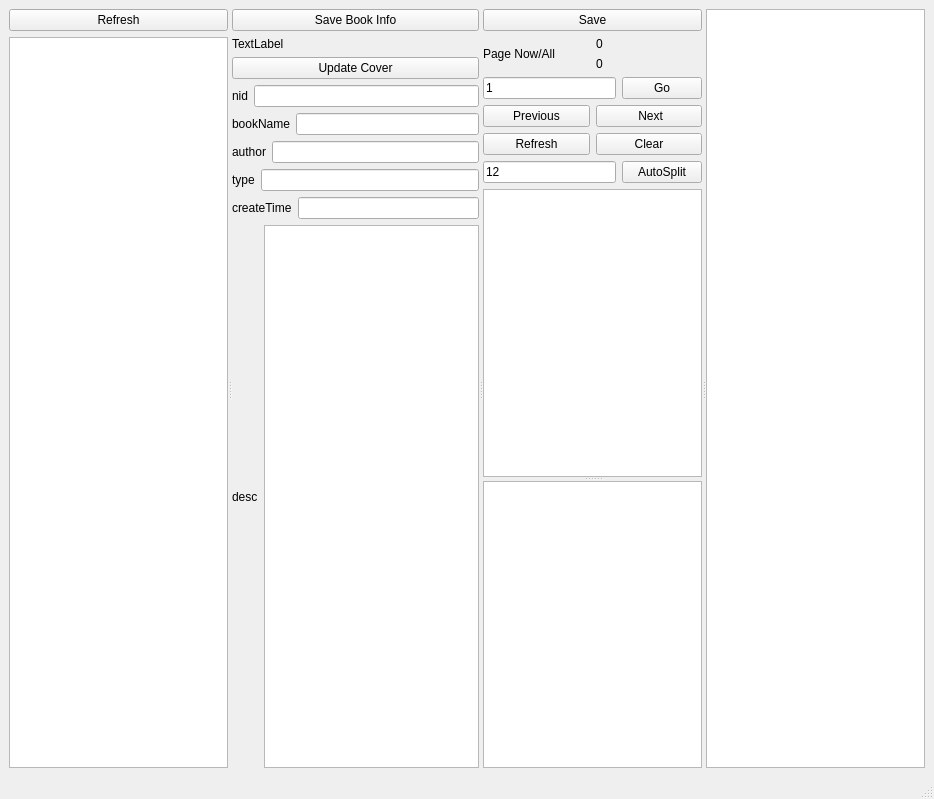
<?xml version="1.0" encoding="UTF-8"?>
<ui version="4.0">
 <class>MainWindow</class>
 <widget class="QMainWindow" name="MainWindow">
  <property name="geometry">
   <rect>
    <x>0</x>
    <y>0</y>
    <width>934</width>
    <height>799</height>
   </rect>
  </property>
  <property name="windowTitle">
   <string>ChapterSplit - Bookshot</string>
  </property>
  <widget class="QWidget" name="centralWidget">
   <layout class="QVBoxLayout" name="verticalLayout_4">
    <item>
     <widget class="QSplitter" name="splitter_2">
      <property name="orientation">
       <enum>Qt::Horizontal</enum>
      </property>
      <widget class="QWidget" name="layoutWidget">
       <layout class="QVBoxLayout" name="booksLayout">
        <item>
         <layout class="QHBoxLayout" name="horizontalLayout">
          <item>
           <widget class="QPushButton" name="refreshBookBtn">
            <property name="text">
             <string>Refresh</string>
            </property>
           </widget>
          </item>
         </layout>
        </item>
        <item>
         <widget class="QListWidget" name="bookListWidget">
          <property name="baseSize">
           <size>
            <width>60</width>
            <height>0</height>
           </size>
          </property>
         </widget>
        </item>
       </layout>
      </widget>
      <widget class="QWidget" name="layoutWidget">
       <layout class="QVBoxLayout" name="verticalLayout">
        <item>
         <widget class="QPushButton" name="saveBookInfoBtn">
          <property name="text">
           <string>Save Book Info</string>
          </property>
         </widget>
        </item>
        <item>
         <widget class="QLabel" name="coverImgLabel">
          <property name="text">
           <string>TextLabel</string>
          </property>
         </widget>
        </item>
        <item>
         <widget class="QPushButton" name="upCoverBtn">
          <property name="text">
           <string>Update Cover</string>
          </property>
         </widget>
        </item>
        <item>
         <layout class="QHBoxLayout" name="horizontalLayout_8">
          <item>
           <widget class="QLabel" name="label_6">
            <property name="font">
             <font>
              <pointsize>9</pointsize>
             </font>
            </property>
            <property name="text">
             <string>nid</string>
            </property>
           </widget>
          </item>
          <item>
           <widget class="QLineEdit" name="nidEdit"/>
          </item>
         </layout>
        </item>
        <item>
         <layout class="QHBoxLayout" name="horizontalLayout_3">
          <item>
           <widget class="QLabel" name="label">
            <property name="font">
             <font>
              <pointsize>9</pointsize>
             </font>
            </property>
            <property name="text">
             <string>bookName</string>
            </property>
           </widget>
          </item>
          <item>
           <widget class="QLineEdit" name="bookNameEdit"/>
          </item>
         </layout>
        </item>
        <item>
         <layout class="QHBoxLayout" name="horizontalLayout_4">
          <item>
           <widget class="QLabel" name="label_2">
            <property name="font">
             <font>
              <pointsize>9</pointsize>
             </font>
            </property>
            <property name="text">
             <string>author</string>
            </property>
           </widget>
          </item>
          <item>
           <widget class="QLineEdit" name="authorEdit"/>
          </item>
         </layout>
        </item>
        <item>
         <layout class="QHBoxLayout" name="horizontalLayout_5">
          <item>
           <widget class="QLabel" name="label_3">
            <property name="font">
             <font>
              <pointsize>9</pointsize>
             </font>
            </property>
            <property name="text">
             <string>type</string>
            </property>
           </widget>
          </item>
          <item>
           <widget class="QLineEdit" name="typeEdit"/>
          </item>
         </layout>
        </item>
        <item>
         <layout class="QHBoxLayout" name="horizontalLayout_6">
          <item>
           <widget class="QLabel" name="label_4">
            <property name="font">
             <font>
              <pointsize>9</pointsize>
             </font>
            </property>
            <property name="text">
             <string>createTime</string>
            </property>
           </widget>
          </item>
          <item>
           <widget class="QLineEdit" name="createTimeEdit"/>
          </item>
         </layout>
        </item>
        <item>
         <layout class="QHBoxLayout" name="horizontalLayout_7">
          <item>
           <widget class="QLabel" name="label_5">
            <property name="text">
             <string>desc</string>
            </property>
           </widget>
          </item>
          <item>
           <widget class="QTextEdit" name="descriptionEdit"/>
          </item>
         </layout>
        </item>
       </layout>
      </widget>
      <widget class="QWidget" name="layoutWidget">
       <layout class="QVBoxLayout" name="verticalLayout_3">
        <item>
         <layout class="QHBoxLayout" name="horizontalLayout_2">
          <item>
           <widget class="QPushButton" name="saveChapterBtn">
            <property name="text">
             <string>Save</string>
            </property>
           </widget>
          </item>
         </layout>
        </item>
        <item>
         <layout class="QHBoxLayout" name="horizontalLayout_9">
          <item>
           <widget class="QLabel" name="label_7">
            <property name="text">
             <string>Page Now/All</string>
            </property>
           </widget>
          </item>
          <item>
           <layout class="QVBoxLayout" name="verticalLayout_2">
            <item>
             <widget class="QLabel" name="nowPageLabel">
              <property name="text">
               <string>0</string>
              </property>
             </widget>
            </item>
            <item>
             <widget class="QLabel" name="allPageLabel">
              <property name="text">
               <string>0</string>
              </property>
             </widget>
            </item>
           </layout>
          </item>
         </layout>
        </item>
        <item>
         <layout class="QHBoxLayout" name="horizontalLayout_11">
          <item>
           <widget class="QLineEdit" name="pageEdit">
            <property name="text">
             <string>1</string>
            </property>
           </widget>
          </item>
          <item>
           <widget class="QPushButton" name="pageBtn">
            <property name="text">
             <string>Go</string>
            </property>
           </widget>
          </item>
         </layout>
        </item>
        <item>
         <layout class="QHBoxLayout" name="horizontalLayout_10">
          <item>
           <widget class="QPushButton" name="previousBtn">
            <property name="text">
             <string>Previous</string>
            </property>
           </widget>
          </item>
          <item>
           <widget class="QPushButton" name="nextBtn">
            <property name="text">
             <string> Next</string>
            </property>
           </widget>
          </item>
         </layout>
        </item>
        <item>
         <layout class="QHBoxLayout" name="horizontalLayout_12">
          <item>
           <widget class="QPushButton" name="refreshChapterBtn">
            <property name="text">
             <string>Refresh</string>
            </property>
           </widget>
          </item>
          <item>
           <widget class="QPushButton" name="clearBtn">
            <property name="text">
             <string>Clear</string>
            </property>
           </widget>
          </item>
         </layout>
        </item>
        <item>
         <layout class="QHBoxLayout" name="horizontalLayout_13">
          <item>
           <widget class="QLineEdit" name="chapNumEdit">
            <property name="text">
             <string>12</string>
            </property>
           </widget>
          </item>
          <item>
           <widget class="QPushButton" name="autoSplitBtn">
            <property name="text">
             <string>AutoSplit</string>
            </property>
           </widget>
          </item>
         </layout>
        </item>
        <item>
         <widget class="QSplitter" name="splitter">
          <property name="orientation">
           <enum>Qt::Vertical</enum>
          </property>
          <widget class="QListWidget" name="completeListWidget"/>
          <widget class="QListWidget" name="chapListWidget">
           <property name="baseSize">
            <size>
             <width>60</width>
             <height>0</height>
            </size>
           </property>
          </widget>
         </widget>
        </item>
       </layout>
      </widget>
      <widget class="QTableWidget" name="imgTableWidget">
       <property name="baseSize">
        <size>
         <width>500</width>
         <height>0</height>
        </size>
       </property>
      </widget>
     </widget>
    </item>
   </layout>
  </widget>
  <widget class="QStatusBar" name="statusBar"/>
 </widget>
 <resources/>
 <connections/>
</ui>
